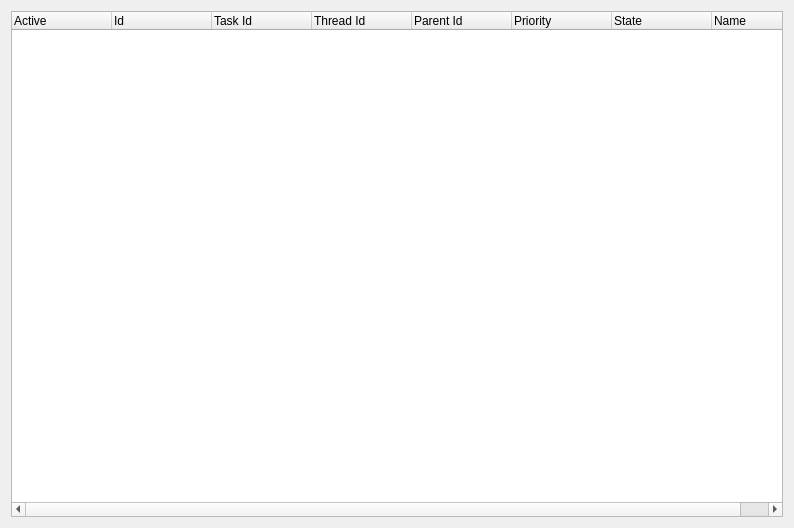
<?xml version="1.0" encoding="UTF-8"?>
<ui version="4.0">
 <class>SeerAdaTasksBrowserWidgetForm</class>
 <widget class="QWidget" name="SeerAdaTasksBrowserWidgetForm">
  <property name="geometry">
   <rect>
    <x>0</x>
    <y>0</y>
    <width>794</width>
    <height>528</height>
   </rect>
  </property>
  <property name="windowTitle">
   <string>Form</string>
  </property>
  <layout class="QGridLayout" name="gridLayout">
   <item row="0" column="0">
    <widget class="QTreeWidget" name="adaTaskTreeWidget">
     <property name="selectionMode">
      <enum>QAbstractItemView::SingleSelection</enum>
     </property>
     <property name="columnCount">
      <number>8</number>
     </property>
     <column>
      <property name="text">
       <string>Active</string>
      </property>
     </column>
     <column>
      <property name="text">
       <string>Id</string>
      </property>
     </column>
     <column>
      <property name="text">
       <string>Task Id</string>
      </property>
     </column>
     <column>
      <property name="text">
       <string>Thread Id</string>
      </property>
     </column>
     <column>
      <property name="text">
       <string>Parent Id</string>
      </property>
     </column>
     <column>
      <property name="text">
       <string>Priority</string>
      </property>
     </column>
     <column>
      <property name="text">
       <string>State</string>
      </property>
     </column>
     <column>
      <property name="text">
       <string>Name</string>
      </property>
     </column>
    </widget>
   </item>
  </layout>
 </widget>
 <resources>
  <include location="resource.qrc"/>
 </resources>
 <connections/>
</ui>
